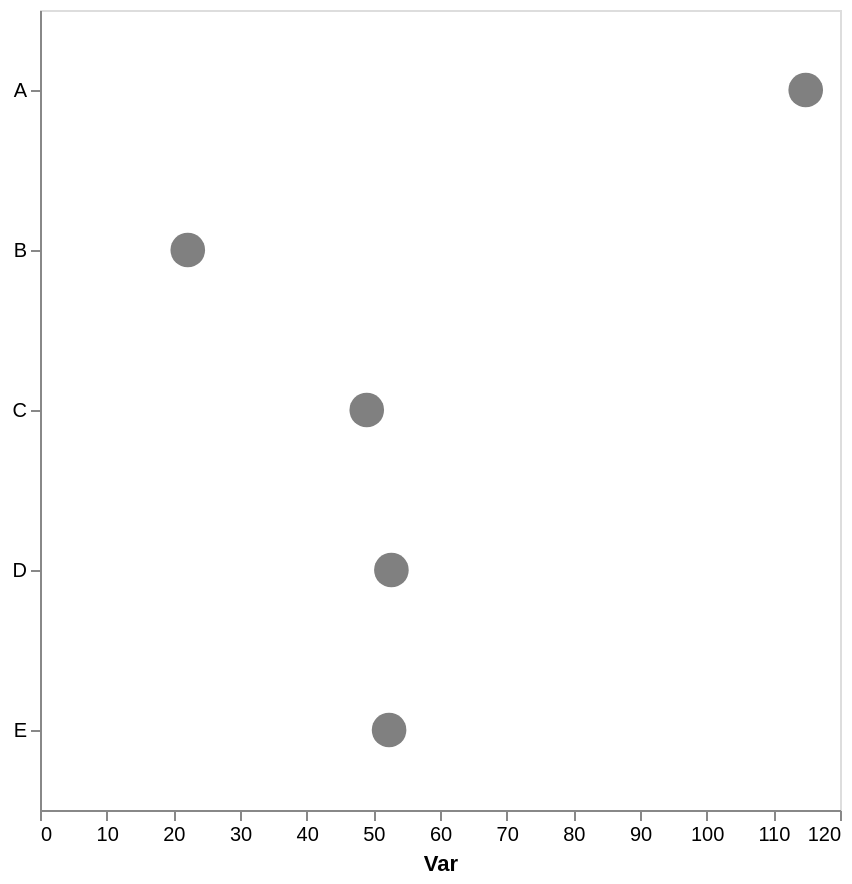

This figure's Vega-Lite source:
### Vega-Lite specification from a JSON file in a GitHub repository (floating-point values rounded to 4 significant figures)
{"config": {"view": {"continuousWidth": 300, "continuousHeight": 300}, "axis": {"grid": false}, "bar": {"color": "gray"}}, "data": {"name": "data-385b5c2448668a6d4b6da59ae634e705"}, "mark": {"type": "point", "color": "gray", "filled": true, "size": 300}, "encoding": {"x": {"aggregate": "mean", "axis": {"title": "Var"}, "field": "var1", "type": "quantitative"}, "y": {"axis": {"title": null}, "field": "cat", "type": "nominal"}}, "height": 400, "width": 400, "$schema": "https://vega.github.io/schema/vega-lite/v5.17.0.json", "datasets": {"data-385b5c2448668a6d4b6da59ae634e705": [{"cat": "C", "var1": 54.69, "var2": 51.86}, {"cat": "B", "var1": 22.17, "var2": 44.48}, {"cat": "D", "var1": 59.13, "var2": 47.24}, {"cat": "C", "var1": 48.44, "var2": 53.39}, {"cat": "E", "var1": 60.93, "var2": 53.54}, {"cat": "D", "var1": 49.16, "var2": 42.68}, {"cat": "A", "var1": 114.9, "var2": 41.53}, {"cat": "C", "var1": 43.91, "var2": 64.03}, {"cat": "E", "var1": 41.05, "var2": 59.53}, {"cat": "E", "var1": 54.27, "var2": 45.5}, {"cat": "D", "var1": 49.84, "var2": 48.19}, {"cat": "E", "var1": 53.2, "var2": 37.14}]}}
